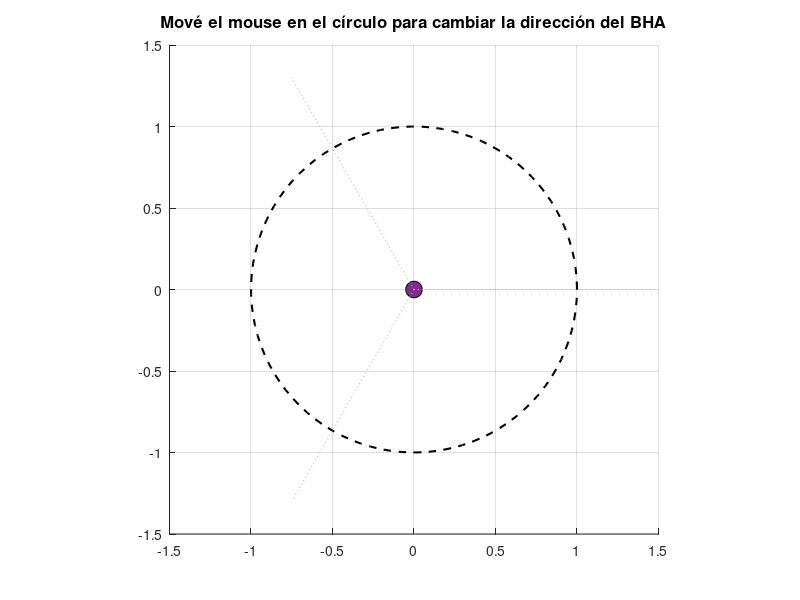

Source code (MATLAB):
function simulador_pads_interactivo()
%% =========================================================================
% SIMULADOR INTERACTIVO PUSH-THE-BIT (TESIS DRILLBOTICS)
% Mové el mouse sobre el gráfico para ver la activación de los pads
% =========================================================================

    % 1. Crear figura interactiva
    fig = figure('Name', 'Simulador Interactivo: Lógica Push-the-Bit', 'Color', 'w', ...
                 'WindowButtonMotionFcn', @mouse_move, ...
                 'Units', 'normalized', 'Position', [0.2 0.2 0.5 0.6]);
    
    % 2. Configurar ejes principales
    ax = axes('Parent', fig, 'XLim', [-1.5 1.5], 'YLim', [-1.5 1.5], ...
              'DataAspectRatio', [1 1 1]);
    hold(ax, 'on'); grid(ax, 'on');
    title(ax, 'Mové el mouse en el círculo para cambiar la dirección del BHA', 'FontSize', 12);
    
    % 3. Dibujar la pared del pozo (Isocurva de Fuerza Unitaria)
    theta_circle = linspace(0, 2*pi, 100);
    plot(ax, cos(theta_circle), sin(theta_circle), 'k--', 'LineWidth', 1.5);
    
    % 4. Dibujar herramienta central (BHA)
    plot(ax, 0, 0, 'ko', 'MarkerSize', 12, 'MarkerFaceColor', '#7E2F8E');
    
    % 5. Inicializar Flechas (Vectores)
    % Vector de movimiento deseado (Hacia dónde queremos ir)
    h_mov = quiver(ax, 0, 0, 0, 0, 'Color', 'k', 'LineWidth', 2.5, 'MaxHeadSize', 0.5);
    
    % Vectores de los Pads empujando la pared
    h_pad1 = quiver(ax, 0, 0, 0, 0, 'Color', 'r', 'LineWidth', 4, 'MaxHeadSize', 0.5);
    h_pad2 = quiver(ax, 0, 0, 0, 0, 'Color', 'g', 'LineWidth', 4, 'MaxHeadSize', 0.5);
    h_pad3 = quiver(ax, 0, 0, 0, 0, 'Color', 'b', 'LineWidth', 4, 'MaxHeadSize', 0.5);
    
    % Ejes de referencia de los pads (Gris clarito)
    plot(ax, [0 1.5*cos(0)], [0 1.5*sin(0)], 'k:', 'Color', [0.7 0.7 0.7]);
    plot(ax, [0 1.5*cos(2*pi/3)], [0 1.5*sin(2*pi/3)], 'k:', 'Color', [0.7 0.7 0.7]);
    plot(ax, [0 1.5*cos(4*pi/3)], [0 1.5*sin(4*pi/3)], 'k:', 'Color', [0.7 0.7 0.7]);
    
    % 6. Panel de Texto dinámico
    h_text = text(ax, -1.4, 1.2, '', 'FontSize', 11, 'FontWeight', 'bold', 'BackgroundColor', 'w', 'EdgeColor', 'k');

    % =====================================================================
    % FUNCIÓN CALLBACK (Se ejecuta cada vez que movés el mouse)
    % =====================================================================
    function mouse_move(~, ~)
        % Obtener coordenadas actuales del mouse en el gráfico
        C = get(ax, 'CurrentPoint');
        x = C(1,1);
        y = C(1,2);
        
        % Calcular radio y abortar si está en el centro exacto
        r = norm([x, y]);
        if r == 0; return; end
        
        % Forzamos que la magnitud máxima sea 1 (Isocurva de Fuerza Unitaria)
        F = min(r, 1); 
        x_norm = (x/r)*F;
        y_norm = (y/r)*F;
        
        % Ángulo de movimiento (Azimut simulado)
        theta_mov = atan2(y, x);
        if theta_mov < 0; theta_mov = theta_mov + 2*pi; end
        
        % LÓGICA PUSH-THE-BIT EXACTA (Copiada de tu Main)
        theta_push = mod(theta_mov + pi, 2*pi);
        th = theta_push;
        
        T1 = 0; T2 = 0; T3 = 0;
        
        if th >= 0 && th < (2*pi/3)
            T1 = F * (cos(th) + (1/sqrt(3))*sin(th));
            T2 = F * ((2/sqrt(3))*sin(th));
        elseif th >= (2*pi/3) && th < (4*pi/3)
            T2 = F * (-cos(th) + (1/sqrt(3))*sin(th));
            T3 = F * (-cos(th) - (1/sqrt(3))*sin(th));
        else
            T1 = F * (cos(th) - (1/sqrt(3))*sin(th));
            T3 = F * (-(2/sqrt(3))*sin(th));
        end
        
        % Evitamos minúsculos errores flotantes
        T1 = max(0, T1); T2 = max(0, T2); T3 = max(0, T3);
        
        % =================================================================
        % ACTUALIZAR VECTORES EN PANTALLA
        % =================================================================
        % La flecha azul apunta hacia donde querés ir
        set(h_mov, 'UData', x_norm, 'VData', y_norm);
        
        % Los pads salen desde el centro hacia sus respectivos ángulos
        set(h_pad1, 'UData', T1*cos(0),       'VData', T1*sin(0));
        set(h_pad2, 'UData', T2*cos(2*pi/3),  'VData', T2*sin(2*pi/3));
        set(h_pad3, 'UData', T3*cos(4*pi/3),  'VData', T3*sin(4*pi/3));
        
        % Actualizar recuadro de texto
        txt = sprintf(' Azimut Deseado: %.0f° \n\n Tensión Cables:\n Pad 1 (0°):   %.2f N \n Pad 2 (120°): %.2f N \n Pad 3 (240°): %.2f N ', ...
                      theta_mov*180/pi, T1, T2, T3);
        set(h_text, 'String', txt);
    end
end
